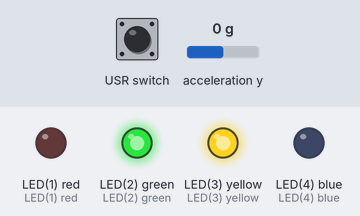
The program below on a simulated pyboard running MicroPython. Shown: output pins drawn as LEDs (lit = HIGH). Inputs (shaded band) come from the test bench; at power-on: acceleration y 0 g.

Above: at 1.2 s.
1.3 s: acceleration y set to -0.4 g
At 2.0 s:
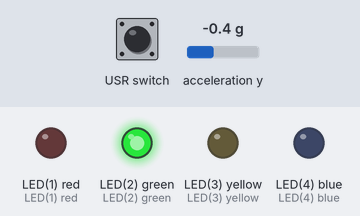
2.8 s: USR switch pressed for 0.15 s
At 3.1 s:
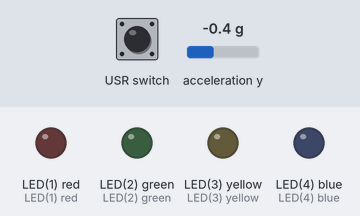
4.4 s: USR switch pressed for 1 s
At 5.5 s:
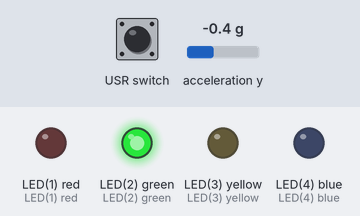
6.9 s: acceleration y set to -1.4 g
At 7.7 s:
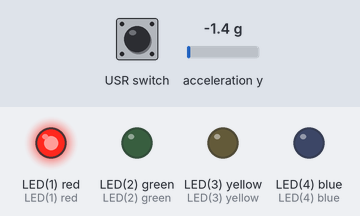
8.4 s: acceleration y set to 0.8 g
At 8.8 s:
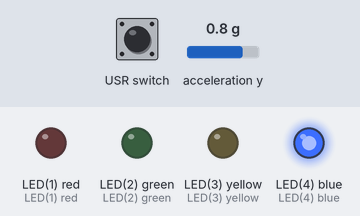
9.9 s: acceleration y set to -0.8 g
At 11.2 s:
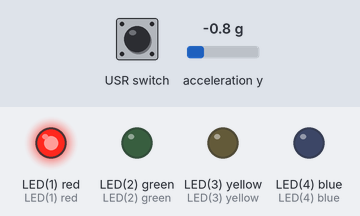
Timing chart, 0 to 12.4 s (numbered marks = the images above; inputs shaded):
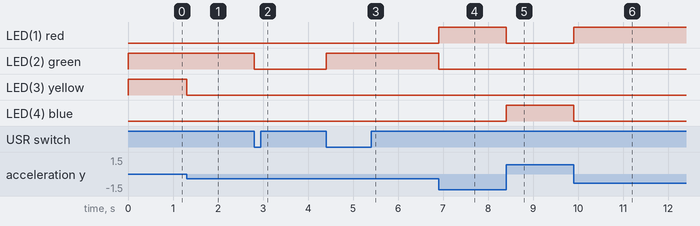

Measured:
- the behaviour switches between -0.2 and -0.3 g on acceleration y (found by bisection; images 0 and 1)
- after the input at 1.3 s, LED(3) yellow: HIGH → LOW at once
- after the input at 2.8 s, LED(2) green: HIGH → LOW at once
- after the input at 4.4 s, LED(2) green: LOW → HIGH at once
- after the input at 6.9 s, LED(1) red: LOW → HIGH at once; LED(2) green: HIGH → LOW at once
- after the input at 8.4 s, LED(1) red: HIGH → LOW at once; LED(4) blue: LOW → HIGH at once
- after the input at 9.9 s, LED(1) red: LOW → HIGH at once; LED(4) blue: HIGH → LOW at once

The program:

spiritlevel.py
```python
# main.py -- put your code here!
# This code has been adapted from http://docs.micropython.org/en/latest/pyboard/pyboard/tutorial/leds.html

import pyb

from State import State

#create an leds array with 4 LED objects
leds = [pyb.LED(i) for i in range(1,5)]

#turn off all 4 LEDs
for l in leds:
    l.off()

accel = pyb.Accel()

enabled = State()
sw = pyb.Switch()

sw.callback(lambda:enabled.toggle())

while True:
	if enabled.get():
		angle = accel.y()
		if angle < 2 and angle > -2:
			leds[0].off()
			leds[1].on()
			leds[2].on()
			leds[3].off()
		if angle > 2 and angle < 5:
			leds[0].off()
			leds[1].off()
			leds[2].on()
			leds[3].off()
		if angle > 10 and angle < 15:
			leds[0].off()
			leds[1].off()
			leds[2].on()
			leds[3].on()
		if angle > 15:
			leds[0].off()
			leds[1].off()
			leds[2].off()
			leds[3].on()

		if angle < -15:
			leds[0].on()
			leds[1].off()
			leds[2].off()
			leds[3].off()
		if angle > -15 and angle < -10:
			leds[0].on()
			leds[1].on()
			leds[2].off()
			leds[3].off()
		if angle > -10 and angle < -5:
			leds[0].off()
			leds[1].on()
			leds[2].off()
			leds[3].off()
	else:
		for l in leds:
			l.off()
```

State.py
```python
class State:
	def __init__(self):
		self.b=True
	def set(self, val):
		self.b = val
	def toggle(self):
		self.b = not self.b
	def get(self):
		return self.b
```
